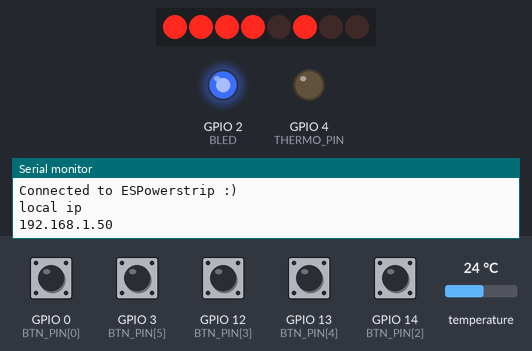
This sketch was run on a simulated ESP8266 (Wemos D1 mini). Parts: 8 shift-register outputs drawn as a row of LEDs (first output left, lit = HIGH), output pins drawn as LEDs (lit = HIGH), the last lines printed to the serial monitor. Wiring (inferred from the names in the program): shift register (74HC595): data GPIO 15; shift clock GPIO 5; latch GPIO 16. Wiring (inferred from the signals the program sends): row of LEDs: on Q0, Q1, Q2, Q3, Q4, Q5, Q6, Q7. Inputs (shaded band) come from the test bench; at power-on: GPIO 0 (BTN_PIN[0]), GPIO 3 (BTN_PIN[5]), GPIO 12 (BTN_PIN[3]), GPIO 13 (BTN_PIN[4]), GPIO 14 (BTN_PIN[2]) HIGH, temperature 24 °C. WiFi joins after 1.5 s; servers stay silent unless stated; storage starts empty; pins used as bus, display or sensor lines are not drawn.

Above: at 3.0 s.
3.1 s: GPIO 0 (BTN_PIN[0]) pulled LOW for 1 s
At 5.0 s:
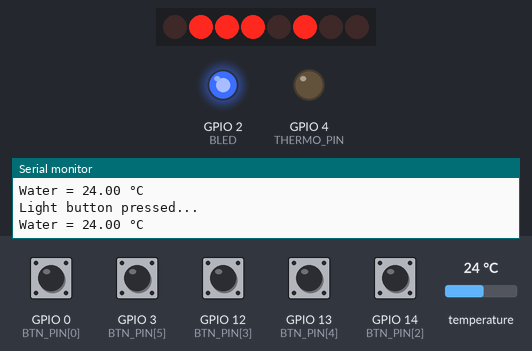
5.6 s: GPIO 3 (BTN_PIN[5]) pulled LOW for 0.15 s
At 6.5 s:
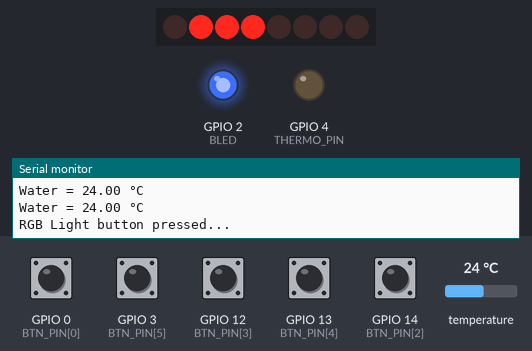
7.2 s: GPIO 12 (BTN_PIN[3]) pulled LOW for 1 s
At 8.0 s:
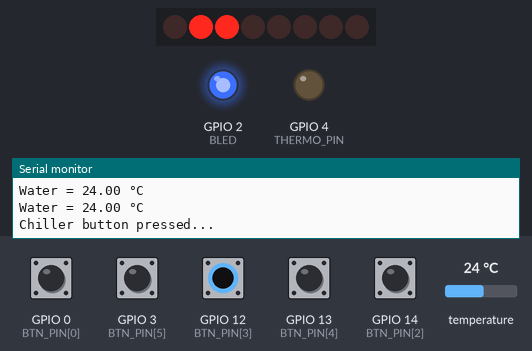
9.7 s: GPIO 13 (BTN_PIN[4]) pulled LOW for 0.15 s
At 10.9 s:
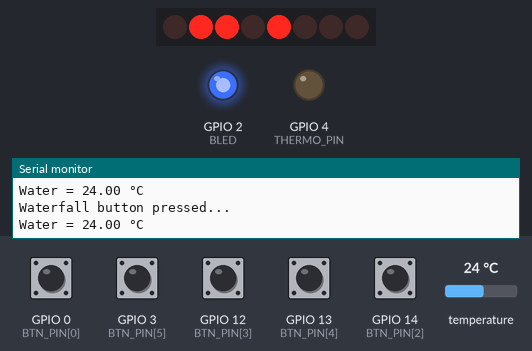
11.3 s: GPIO 14 (BTN_PIN[2]) pulled LOW for 1 s
At 12.3 s:
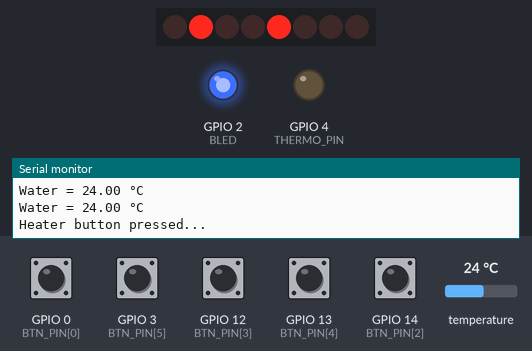
13.8 s: GPIO 0 (BTN_PIN[0]) pulled LOW for 0.15 s
At 15.3 s:
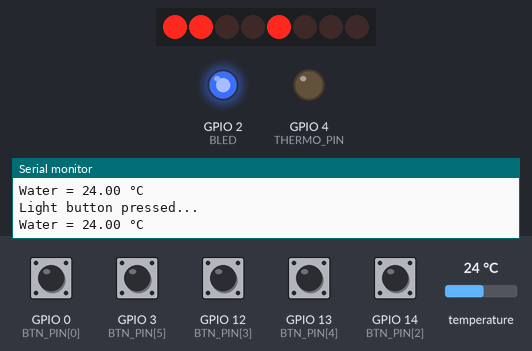
Timing chart, 0 to 16.4 s (numbered marks = the images above; inputs shaded):
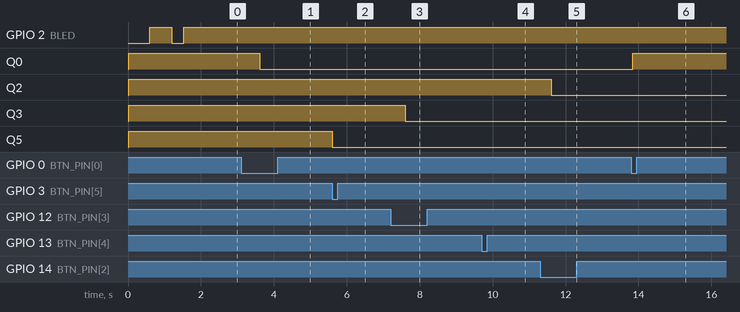

Measured:
- after the input at 3.1 s, Q0: HIGH → LOW after 0.51 s
- after the input at 5.6 s, Q5: HIGH → LOW at once
- after the input at 7.2 s, Q3: HIGH → LOW after 0.41 s
- after the input at 11.3 s, Q2: HIGH → LOW after 0.31 s
- after the input at 13.8 s, Q0: LOW → HIGH after 0.05 s

The sketch:

esp8266-powerstrip-v2.ino
```cpp
#include <FS.h>                   // this needs to be first, or it all crashes and burns...
#define BLYNK_PRINT Serial        // comment this out to disable prints and save space
#include <ESP8266WiFi.h>
#include <DNSServer.h>
#include <ESP8266WebServer.h>
#include <WiFiManager.h>
#include <OneWire.h>
#include <DallasTemperature.h>
#include <Ticker.h>

#include <ArduinoJson.h>
#include <BlynkSimpleEsp8266.h>

#include "settings.h"
#include "wifimanagment.h"
#include "shiftwrite.h"
#include "temperature.h"

BlynkTimer timer;

void checkPhysicalButton();

int relayState[] = { 1, 1, 1, 1, 0, 1 };
int btnState[] = { 1, 1, 1, 1, 0, 1 };

// Every time we connect to the cloud...
BLYNK_CONNECTED() {
  // Request the latest state from the server
  Blynk.syncVirtual(0,1,2,3,4,5,6);

  // Alternatively, you could override server state using:
  //Blynk.virtualWrite(V2, relayState1);
}

// When App button is pushed - switch the state
BLYNK_WRITE_DEFAULT() {
  int pin = request.pin; // determines what vPin is triggering this response
  relayState[pin] = param.asInt();
  shiftWrite(pin, relayState[pin]);
}

void checkPhysicalButton() {
  for (int i = 0; i < TOTAL_RELAYS; i++) {
    if (digitalRead(BTN_PIN[i]) == 0) {
      // btnState[] is used to avoid sequential toggles
      if (btnState[i] != 0) {
        // Toggle RELAY state
        relayState[i] = !relayState[i];
        shiftWrite(i, relayState[i]);
        // Update Button Widget
        Blynk.virtualWrite(i, relayState[i]);
        digitalWrite(i, btnState[i]);
        Serial.println(BTN_DEVICE[i] + String(" button pressed..."));
      }
      btnState[i] = 0;
      digitalWrite(BTN_PIN[i], btnState[i]);
    } else {
      btnState[i] = 1;
      digitalWrite(BTN_PIN[i], btnState[i]);
    }
  }
}

void setup() {
  Serial.begin(115200);
  Serial.println();

  // Set the SPI pins to be outputs
  pinMode(DATA_PIN, OUTPUT);
  pinMode(LATCH_PIN, OUTPUT);
  pinMode(CLOCK_PIN, OUTPUT);
  pinMode(THERMO_PIN, OUTPUT);

  for (int i = 0; i < TOTAL_RELAYS; i++) {
    // Turn off all RELAYS
    shiftWrite(i, HIGH);
    // Restore previous RELAYS states
    pinMode(BTN_PIN[i], INPUT_PULLUP);
    shiftWrite(i, relayState[i]);
  }

  //set wifi blink led pin as output
  pinMode(BLED, OUTPUT);
  // start ticker with 0.5 because we start in AP mode and try to connect
  ticker.attach(0.6, tick);

  //SPIFFS.format();    //clean FS, for testing
  Serial.println("Mounting FS...");    //read configuration from FS json

  if (SPIFFS.begin()) {
    Serial.println("Mounted file system");
    if (SPIFFS.exists("/config.json")) {
      //file exists, reading and loading
      Serial.println("Reading config file");
      File configFile = SPIFFS.open("/config.json", "r");
      if (configFile) {
        Serial.println("Opened config file");
        size_t size = configFile.size();
        // Allocate a buffer to store contents of the file.
        std::unique_ptr<char[]> buf(new char[size]);

        configFile.readBytes(buf.get(), size);
        DynamicJsonBuffer jsonBuffer;
        JsonObject& json = jsonBuffer.parseObject(buf.get());
        json.printTo(Serial);
        if (json.success()) {
          Serial.println("\nparsed json");

          strcpy(blynk_token, json["blynk_token"]);

        } else {
          Serial.println("Failed to load json config");
        }
      }
    }
  } else {
    Serial.println("Failed to mount FS");
  }
  //end read

  // The extra parameters to be configured (can be either global or just in the setup)
  // After connecting, parameter.getValue() will get you the configured value
  // id/name placeholder/prompt default length
  WiFiManagerParameter custom_blynk_token("blynk", "blynk token", blynk_token, 33);   // was 32 length

  Serial.println(blynk_token);

  //WiFiManager
  //Local intialization. Once its business is done, there is no need to keep it around
  WiFiManager wifiManager;

  wifiManager.setSaveConfigCallback(saveConfigCallback);   //set config save notify callback

  //set static ip
  // this is for connecting to Office router not GargoyleTest but it can be changed in AP mode at 192.168.4.1
  //wifiManager.setSTAStaticIPConfig(IPAddress(192,168,10,111), IPAddress(192,168,10,90), IPAddress(255,255,255,0));

  wifiManager.addParameter(&custom_blynk_token);   //add all your parameters here

  //wifiManager.resetSettings();  //reset settings - for testing

  //set minimu quality of signal so it ignores AP's under that quality
  //defaults to 8%
  //wifiManager.setMinimumSignalQuality();

  //sets timeout until configuration portal gets turned off
  //useful to make it all retry or go to sleep, in seconds
  wifiManager.setTimeout(600);   // 10 minutes to enter data and then Wemos resets to try again.

  //fetches ssid and pass and tries to connect, if it does not connect it starts an access point with the specified name
  //and goes into a blocking loop awaiting configuration
  if (!wifiManager.autoConnect("ESPowersrtip", "Welcome5")) {
    Serial.println("Failed to connect and hit timeout");
    delay(3000);
    //reset and try again, or maybe put it to deep sleep
    ESP.reset();
    delay(5000);
  }
  Serial.println("Connected to ESPowerstrip :)");   //if you get here you have connected to the WiFi
  ticker.detach();
  //turn LED off
  digitalWrite(BLED, HIGH);

  strcpy(blynk_token, custom_blynk_token.getValue());    //read updated parameters

  if (shouldSaveConfig) {      //save the custom parameters to FS
    Serial.println("saving config");
    DynamicJsonBuffer jsonBuffer;
    JsonObject& json = jsonBuffer.createObject();
    json["blynk_token"] = blynk_token;

    File configFile = SPIFFS.open("/config.json", "w");
    if (!configFile) {
      Serial.println("Failed to open config file for writing");
    }

    json.printTo(Serial);
    json.printTo(configFile);
    configFile.close();
    //end save
  }

  Serial.println("local ip");
  Serial.println(WiFi.localIP());

  Blynk.config(blynk_token);
  Blynk.connect();
  sensors.begin();

  // Setup function to be called every time
  timer.setInterval(100L, checkPhysicalButton);
  timer.setInterval(1000L, sendTemps);
}

void loop() {
  Blynk.run();
  timer.run();
}
```

shiftwrite.h
```cpp
/* We'll also declare a global variable for the data we're sending to the shift register */
byte data = 0;

void shiftWrite(int desiredPin, boolean desiredState)

// This function lets you make the shift register outputs
// HIGH or LOW in exactly the same way that you use digitalWrite().
{
  bitWrite(data,desiredPin,desiredState);
  shiftOut(DATA_PIN, CLOCK_PIN, MSBFIRST, data);
  digitalWrite(LATCH_PIN, HIGH);
  digitalWrite(LATCH_PIN, LOW);
}
```

temperature.h
```cpp
OneWire oneWire(THERMO_PIN);
DallasTemperature sensors(&oneWire);

float  temp = 0;

void sendTemps(){
  sensors.setWaitForConversion(true);
  sensors.requestTemperatures();
  temp = sensors.getTempCByIndex(0);
  Serial.println(String("Water = ")+temp+ String(" °C"));
  if (temp == 85.0 || temp == (-127.0)){
    Serial.println("Syncing temperature");
  } else {
    Blynk.virtualWrite(V6, temp);
  }
}
```

wifimanagment.h
```cpp
Ticker ticker;

bool shouldSaveConfig = false; // flag for saving data
int BLED = 2;

void tick() {
  int state = digitalRead(BLED);  // get the current state of LED
  digitalWrite(BLED, !state);     // set pin to the opposite state
}

void saveConfigCallback () {  //callback notifying us of the need to save config
  Serial.println("Should save config");
  shouldSaveConfig = true;
  ticker.attach(0.2, tick);  // led toggle faster
}
```

settings.h
```cpp
/* You should get Auth Token in the Blynk app */
char blynk_token[34] = "AUTH_TOKEN";

const int TOTAL_RELAYS = 6;

/**************************************************
               SN74HC595 Connections
**************************************************/

/* Controls the internal transference of data in SN74HC595 internal registers */
const int LATCH_PIN = 16; // D0 - Connected to ST_CP
/* Generates the clock signal to control the transference of data */
const int CLOCK_PIN = 5;  // D1 - Connected to SH_CP
/* Outputs the byte to transfer */
const int DATA_PIN = 15;   // D8 - Connected to DS


/**************************************************
   NodeMCU to Thermosensor & Push Button switch
**************************************************/

// D3, D4, D5, D6, D7, RX
// V0, V1, V2, V3, V4, V5
// LG, CO, HE, CH, WF, RG
String BTN_DEVICE[] = { "Light", "CO2", "Heater", "Chiller", "Waterfall", "RGB Light" };
int BTN_PIN[] = {0, 2, 14, 12, 13, 3};

const int THERMO_PIN = 4; // D2
```
